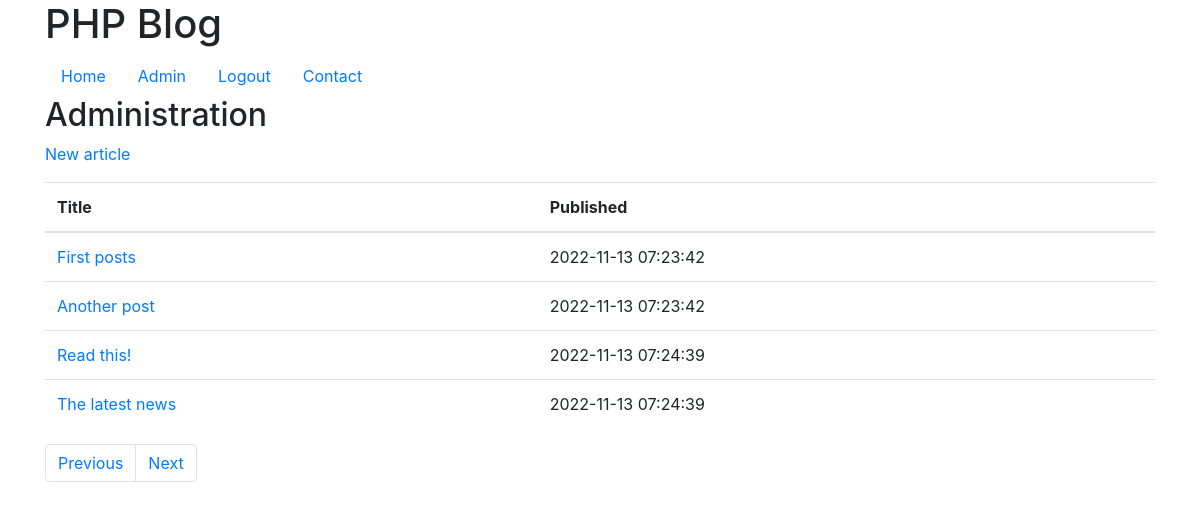
The page /Admin/index.php (signed in) on the database as committed earlier.
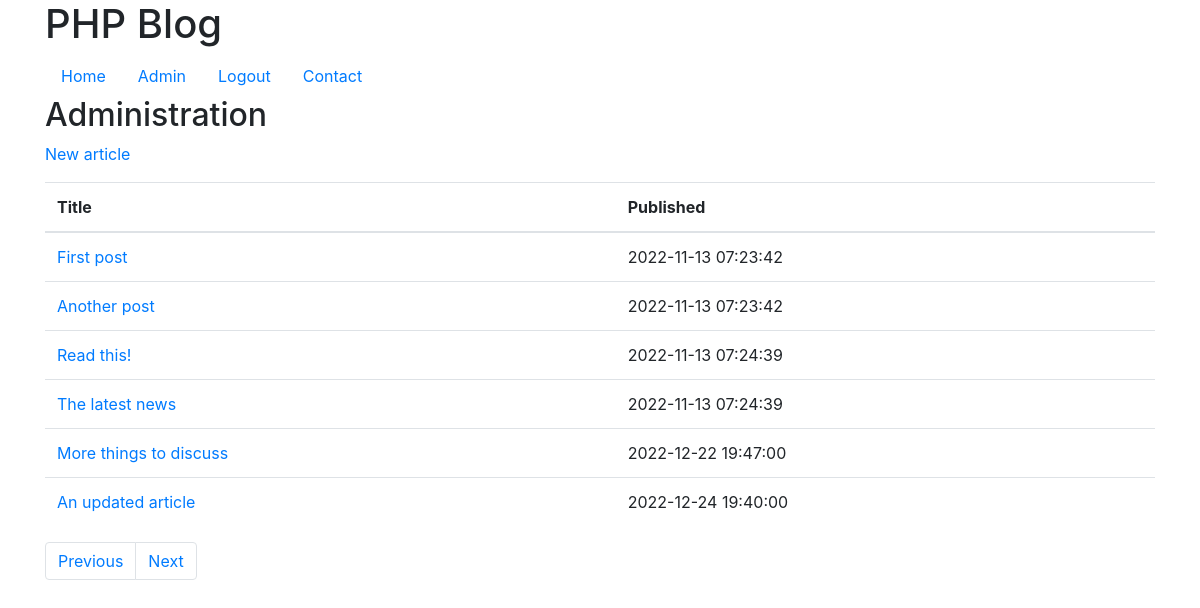
The same page on the database as committed later.
### tables this page shows
CREATE TABLE `article` (
  `id` int(11) NOT NULL,
  `title` varchar(128) NOT NULL,
  `content` text NOT NULL,
  `published_at` datetime DEFAULT NULL,
  `image_file` varchar(200) DEFAULT NULL
);

### classes/Auth.php (called while the page is built, shortened)
<?php
class Auth {
    public static function isLoggedIn() {
        return isset($_SESSION['is_logged_in']) && $_SESSION['is_logged_in'];
    }
}

### classes/Article.php (called while the page is built, shortened)
<?php
class Article {
    public static function getPage($conn, $limit, $offset, $only_published = false) {
        $condition = $only_published ? ' WHERE published_at IS NOT NULL' : "";
        $sql = "SELECT a.*, category.name AS category_name
                FROM (
                    SELECT *
                    FROM article
                    $condition
                    ORDER BY published_at
                    LIMIT :limit
                    OFFSET :offset) AS a
                LEFT JOIN article_category
                ON a.id = article_category.article_id
                LEFT JOIN category
                ON article_category.category_id = category.id";
        $stmt = $conn->prepare($sql);
        $stmt->bindValue(':limit', $limit, PDO::PARAM_INT);
        $stmt->bindValue(':offset', $offset, PDO::PARAM_INT);
        $stmt->execute();
        $results = $stmt->fetchAll(PDO::FETCH_ASSOC);
        $articles = [];
        $previous_id = null;
        foreach ($results as $row) {
            $article_id = $row['id'];
            if ($article_id != $previous_id) {
                $row['category_names'] = [];
                $articles[$article_id] = $row;
            }
            $articles[$article_id]['category_names'][] = $row['category_name'];
            $previous_id = $article_id;
        }
        return $articles;
    }
    public static function getTotal($conn, $only_published = false) {
        $condition = $only_published ? ' WHERE published_at IS NOT NULL' : "";
        return $conn->query("SELECT COUNT(*) FROM article $condition")->fetchColumn();
    }
}

### classes/Paginator.php (called while the page is built, shortened)
<?php
class Paginator {
    public function __construct($page, $records_per_page, $total_records) {
        $this->limit = $records_per_page;
        $page = filter_var($page, FILTER_VALIDATE_INT, [
            'options' => [
                'default' => 1,
                'min_range' => 1
            ]
        ]);
        $total_pages = ceil($total_records / $records_per_page);
        if ($page < $total_pages) {
            $this->next = $page + 1;
        }
        $this->offset = $records_per_page * ($page - 1);
    }
}

### Admin/index.php (the view, shortened to what this page needs)
<?php
$conn = require '../includes/db.php';
$paginator = new Paginator($_GET['page'] ?? 1, 6, Article::getTotal($conn));
$articles = Article::getPage($conn, $paginator->limit, $paginator->offset);
?>
<?php require '../includes/header.php' ?>
<h2>Administration</h2>
<p><a href="new-article.php">New article</a></p>
<?php if (empty($articles)) : ?>
    <p>No articles found.</p>
<?php else : ?>
    <table class="table">
        <thead>
            <th>Title</th>
            <th>Published</th>
        </thead>
        <tbody>
            <?php foreach ($articles as $article) : ?>
                <tr>
                    <td>
                        <a href="article.php?id=<?= $article['id']; ?>"><?= htmlspecialchars($article['title']); ?></a>
                    </td>
                    <td>
                        <?php if($article['published_at']): ?>
                            <time><?= $article['published_at']; ?></time>
                        <?php else: ?>
                            Unpublished
                            <button class="publish btn" data-id="<?= $article['id']; ?>">Publish</button>
                        <?php endif; ?>
                    </td>
                </tr>
            <?php endforeach ?>
        </tbody>
    </table>
    <?php require '../includes/pagination.php'; ?>
<?php endif ?>
<?php require '../includes/footer.php' ?>

### includes/header.php (shortened to what this page needs)
<!DOCTYPE html>
<html lang="en">
<head>
    <link rel="stylesheet" href="https://cdn.jsdelivr.net/npm/bootstrap@4.0.0/dist/css/bootstrap.min.css">
    <link rel="stylesheet" href="/cms/css/styles.css">
</head>
<body>
    <div class="container">
        <header>
            <h1>PHP Blog</h1>
        </header>
        <nav>
            <ul class="nav">
                <li class="nav-item"><a class="nav-link" href="/cms/">Home</a></li>
                <?php if (Auth::isLoggedIn()) : ?>
                    <li class="nav-item"><a class="nav-link" href="/cms/admin/">Admin</a></li>
                    <li class="nav-item"><a class="nav-link" href="/cms/logout.php">Logout</a></li>
                <?php else : ?>
                    <li class="nav-item"><a class="nav-link" href="/cms/login.php">Log in</a></li>
                <?php endif; ?>
                    <li class="nav-item"><a class="nav-link" href="/cms/contact.php">Contact</a></li>
            </ul>
        </nav>
        <main>

### includes/pagination.php
<?php $base = strtok($_SERVER["REQUEST_URI"], '?'); ?>
<nav>
    <ul class="pagination">
        <li class="page-item">
            <?php if ($paginator->previous) : ?>
                <a class="page-link" href="<?= $base; ?>?page=<?= $paginator->previous; ?>">Previous</a>
            <?php else : ?>
                <span class="page-link">Previous</span>
            <?php endif ?>
        </li>
        <li class="page-item">
            <?php if ($paginator->next) : ?>
                <a class="page-link" href="<?= $base; ?>?page=<?= $paginator->next; ?>">Next</a>
            <?php else : ?>
                <span class="page-link">Next</span>
            <?php endif ?>
        </li>
    </ul>
</nav>

### includes/footer.php (shortened to what this page needs)
</main>
</div>
</body>
</html>

Rows that differ between the two databases and show on the page:
changed article: title "First posts" → "First post"
added article: title "More things to discuss", published_at "2022-12-22 19:47:00"
added article: title "An updated article", published_at "2022-12-24 19:40:00"
